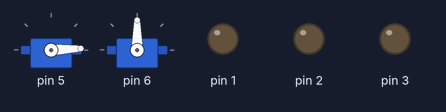
Simulated run of this sketch. Board: Arduino Uno, built with avr-gcc and run on an emulated ATmega328P. Shown: 2 × servo, output pins drawn as LEDs (lit = HIGH).

Above: at 0.05 s.
At 1.05 s:
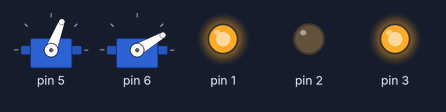
At 2.1 s:
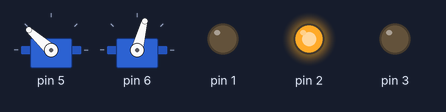
At 4.15 s:
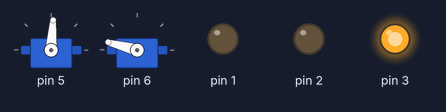
At 6.25 s:
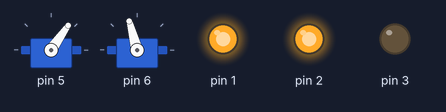
At 8.35 s:
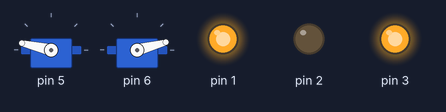
Timing chart, 0 to 10.9 s (numbered marks = the images above):
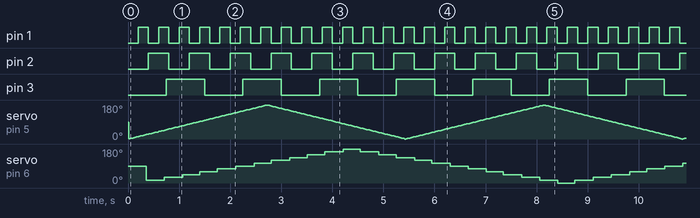

Measured:
- by itself, pin 1: alternates HIGH for 0.20 s and LOW for 0.20 s
- by itself, pin 2: alternates HIGH for 0.40 s and LOW for 0.40 s
- by itself, pin 3: alternates HIGH for 0.75 s and LOW for 0.75 s

The sketch:

3LED_2Servo_OOP.ino
```cpp
#include <Servo.h>

class LED //The LED class
{
  //Member variables
  int pin; //The pin, the LED is connected to
  long interval; //The switching interval
  unsigned long previousMillis; //The system time at which the LED was last switched.

//The constructor
public:
LED(int pinP,long intervalP){ //The required parameters to create a
                              //new object of class LED

  //Allocation and initialization of variables
  pin = pinP;
  interval = intervalP;
  pinMode(pin,OUTPUT);
  previousMillis = 0;
  }

//The method to check if enough time has passed for switching the LED
void blinking()  {
    unsigned long currentMillis = millis();

    if(currentMillis - previousMillis >= interval)
    {
      previousMillis = currentMillis;
      digitalWrite(pin, !digitalRead(pin));
    }
  }

};

class Servomotor //The servomotor class
{
  Servo servo; //an object of class servo through which the servo is adressed

  int pin; //pin to which servo is connected
  int pos; //current servo position
  int angleIncrement; //angle by which servo should move with each increment
  int interval; //time interval for every servo increment
  unsigned long previousMillis;

public:
Servomotor(int pinP, int intervalP, int angleIncrementP){
  pin = pinP;
  interval = intervalP;
  angleIncrement = angleIncrementP;
  }

void initialize(){ //Method to initialize the servomotor object
                   //has to be called in the setup() method
  servo.attach(pin);
}

void moveServo(){
    unsigned long currentMillis = millis();

    if(currentMillis - previousMillis >= interval)
    {
      previousMillis = currentMillis;
      pos += angleIncrement; //Increment servo posiiton by defined angle increment

      if (pos >= 180){ //If end position is reached
        pos = 180;
        angleIncrement = -angleIncrement; //change direction of motion
      }
      else if (pos <= 0){ //If counter-clockwise end position is reached
        pos = 0;
        angleIncrement = -angleIncrement; //change direction of motion
      }
      servo.write(pos); //Move servo to new position
    }
  }
};

//Create three LED objects
LED led1(2,400);
LED led2(3,750);
LED led3(1,200);

//Create two servomotor objects
Servomotor s1(5,15,1);
Servomotor s2(6,350,15);

void setup() {
s1.initialize();
s2.initialize();
}

void loop()
{
  led1.blinking();
  led2.blinking();
  led3.blinking();

  s1.moveServo();
  s2.moveServo();
}
```
